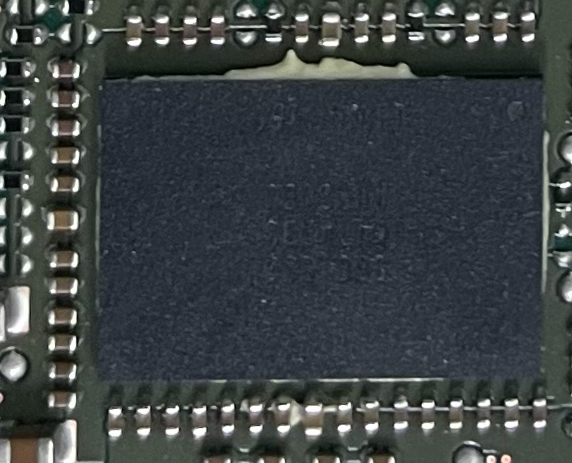
#> input picture detection_results/bottom_chip/good/20260519_075056_good.png, 572 x 463 px; its folder holds only this picture in this run
$ python knn_classifier.py ../detection_results/bottom_chip/good ../detection_results/bottom_chip/good/20260519_075056_good.png
#> lines starting #> are read from the running program, lines starting #| are printed output that depends on the picture; after the words box and inside, x2 and y2 are one past the last pixel; in counts of white or black regions, pixels touching at a corner belong together
"""
KNN 图片分类器 — 基于 HOG/颜色直方图/纹理特征的 K-近邻分类

输入: PNG 图片 (文件路径 / bytes / PIL Image)
输出: dict with "result" and "confidence"

result:
  - "good" → 良品 (label 0)
  - "bad"  → 不良品 (label 1)
"""

import os
import io
import numpy as np
from PIL import Image, ImageFilter


class KNNClassifier:
    """KNN 图片分类器，基于图像特征向量的余弦相似度"""

    def __init__(self, data_dir, k=3):
        """
        Args:
            data_dir: 训练数据目录，支持 good/bad 子目录结构
            k: K-近邻数量
        """
        self.data_dir = data_dir
        self.features = []
        self.labels = []
        self.k = k
        self.load_data()

    def load_data(self):
        """从 data_dir 加载训练样本"""
        if not os.path.exists(self.data_dir):
            return
        # 优先使用 good/bad 子目录结构，兼容旧的扁平结构
        good_dir = os.path.join(self.data_dir, 'good')
        bad_dir = os.path.join(self.data_dir, 'bad')

        if os.path.isdir(good_dir) and os.path.isdir(bad_dir):
            for f in sorted(os.listdir(good_dir)):
                if f.endswith('.png'):
                    self.features.append(self._extract_features(os.path.join(good_dir, f)))
                    self.labels.append(0)
            for f in sorted(os.listdir(bad_dir)):
                if f.endswith('.png'):
                    self.features.append(self._extract_features(os.path.join(bad_dir, f)))
                    self.labels.append(1)
        else:
            for f in sorted(os.listdir(self.data_dir)):
                if not f.endswith('.png'):
                    continue
                path = os.path.join(self.data_dir, f)
                self.features.append(self._extract_features(path))
                self.labels.append(0 if 'good' in f else 1)

        self.features = np.array(self.features) if self.features else np.array([])
        self.labels = np.array(self.labels) if self.labels else np.array([])
        print(f"[knn_classifier] Loaded {len(self.labels)} samples: "
              f"{(self.labels == 0).sum()} good, {(self.labels == 1).sum()} bad")

    def _extract_features(self, img_input):
        """提取图像特征向量 (85维)"""
        if isinstance(img_input, str):
            img = Image.open(img_input).convert('RGB')
        elif not isinstance(img_input, Image.Image):
            img = Image.open(io.BytesIO(img_input)).convert('RGB')
        else:
            img = img_input.convert('RGB')

        img = img.resize((340, 215), Image.LANCZOS)
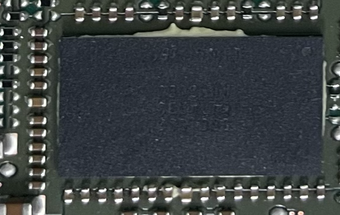
#> img: PIL image 340x215 RGB; mean R, G, B 61.4, 66.9, 67.9
        arr = np.array(img, dtype=float)
        w, h = img.size
#> w = 340; h = 215
        gray = np.mean(arr, axis=2)
        features = []

        # 颜色空间特征
        r, g, b = arr[:, :, 0], arr[:, :, 1], arr[:, :, 2]
        is_pcb = (g > r) & (g > b) & (g > 60)
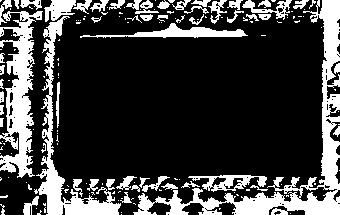
#> is_pcb: shape (215, 340) bool; 24.4% white; 159 white regions (103 under 20 px), largest, box (x1, y1, x2, y2) and area: (133, 0, 340, 215) 5876, (0, 11, 43, 178) 3290, (34, 16, 121, 215) 2847
        is_silver = (r > 160) & (g > 160) & (b > 160)
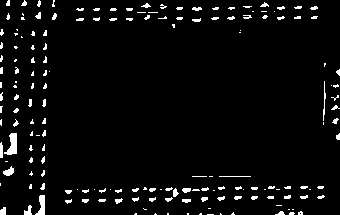
#> is_silver: shape (215, 340) bool; 4.1% white; 173 white regions (116 under 20 px), largest, box (x1, y1, x2, y2) and area: (4, 133, 17, 155) 170, (35, 195, 45, 215) 117, (3, 166, 14, 176) 66
        is_dark = gray < 40
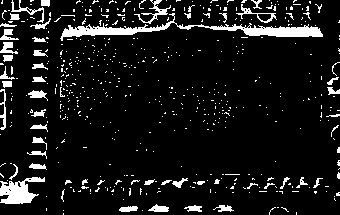
#> is_dark: shape (215, 340) bool; 9.4% white; 546 white regions (495 under 20 px), largest, box (x1, y1, x2, y2) and area: (60, 13, 323, 41) 1722, (0, 177, 45, 204) 679, (134, 0, 171, 24) 198
        features.extend([is_pcb.sum() / arr.size, is_silver.sum() / arr.size, is_dark.sum() / arr.size])

        # 银色区域纹理
        if is_silver.sum() > 10:
            sp = arr[is_silver]
            features.append(np.std(sp) / 255)
        else:
            features.append(0.5)

        # 高频细节 (锐度)
        blur = np.array(img.filter(ImageFilter.GaussianBlur(radius=3)), dtype=float)
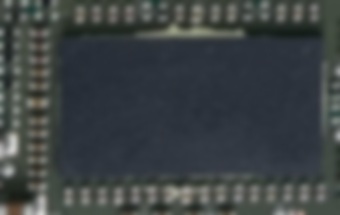
#> blur: shape (215, 340, 3) float64; mean R, G, B 61.4, 66.9, 67.9
        features.append(np.abs(arr - blur).mean() / 255)

        # 行亮度均匀性
        row_means = gray.mean(axis=1)
#> row_means = 215 values, max 125.4 at index 189, min 44.08 at index 26, mean 65.38
        features.append(np.std(row_means) / 255)
        features.append(np.std(np.diff(row_means)) / 255)

        # RGB 直方图 (3×16 = 48 维)
        for c_idx in range(3):
            ch = arr[:, :, c_idx]
            hist, _ = np.histogram(ch, bins=16, range=(0, 256))
            features.extend((hist / hist.sum()).tolist())
#> after the loop, features = 55 values, max 0.454 at index 42, min 0.00491 at index 20, mean 0.0616

        # 4×4 网格灰度均值 (16 维)
        for iy in range(4):
            for ix in range(4):
                y1, y2 = iy * h // 4, (iy + 1) * h // 4
                x1, x2 = ix * w // 4, (ix + 1) * w // 4
                features.append(gray[y1:y2, x1:x2].mean() / 255)
#> after the loop, features = 71 values, max 0.454 at index 42, min 0.00491 at index 20, mean 0.106

        return np.array(features)

    def _cosine_sim(self, a, b):
        return np.dot(a, b) / (np.linalg.norm(a) * np.linalg.norm(b) + 1e-10)

    def predict(self, img_input):
        """
        分类预测

        Args:
            img_input: PNG 图片 (文件路径 / bytes / PIL Image)

        Returns:
            dict: {
                "result": "good" 或 "bad",
                "confidence": 0~1 置信度,
                "details": { ... }
            }
        """
        if len(self.features) < 2:
            return {
                "result": "good",
                "confidence": 0.5,
                "details": {"error": "not enough training data"}
            }
        test_feat = self._extract_features(img_input)
        sims = []
        for j in range(len(self.features)):
            cos = self._cosine_sim(test_feat, self.features[j])
            sims.append((cos, self.labels[j]))
        sims.sort(reverse=True)
        topk = sims[:self.k]
        good_sims = [s for s, l in topk if l == 0]
        bad_sims = [s for s, l in topk if l == 1]
        avg_good = np.mean(good_sims) if good_sims else 0
        avg_bad = np.mean(bad_sims) if bad_sims else 0
        pred = 1 if avg_bad > avg_good else 0
        confidence = abs(avg_bad - avg_good) / max(avg_good, avg_bad, 0.001)
        return {
            "result": "good" if pred == 0 else "bad",
            "confidence": min(confidence, 1.0),
            "details": {
                "avg_good_sim": round(avg_good, 4),
                "avg_bad_sim": round(avg_bad, 4),
                "k": self.k,
                "total_samples": len(self.labels),
                "good_samples": int((self.labels == 0).sum()),
                "bad_samples": int((self.labels == 1).sum()),
                "top_k": [{"sim": round(s, 4), "label": "good" if l == 0 else "bad"} for s, l in topk]
            }
        }

    def reload(self):
        """重新加载训练数据"""
        self.features = []
        self.labels = []
        self.load_data()


if __name__ == '__main__':
    import sys
    import json

    if len(sys.argv) < 3:
        print("Usage: python knn_classifier.py <data_dir> <image_path>")
        sys.exit(1)

    data_dir = sys.argv[1]
    image_path = sys.argv[2]

    clf = KNNClassifier(data_dir)
    result = clf.predict(image_path)
    print(json.dumps(result, indent=2, ensure_ascii=False))

$ run again, on detection_results/bottom_chip/good/20260519_132626_good.png
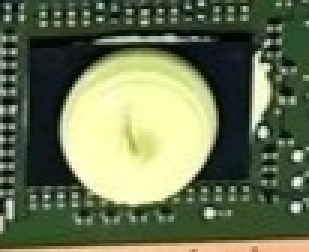
#> input picture detection_results/bottom_chip/good/20260519_132626_good.png, 103 x 84 px (shown 3 times larger)
#> in _extract_features, `is_pcb = (g > r) & (g > b) & (g > 60)`:
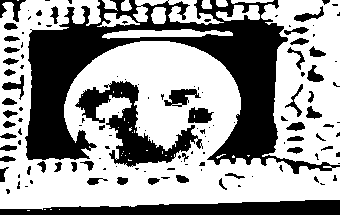
#> is_pcb: shape (215, 340) bool; 60.4% white; 130 black regions (78 under 20 px), largest, box (x1, y1, x2, y2) and area: (25, 0, 340, 174) 17528, (0, 200, 340, 215) 3536, (75, 81, 203, 167) 3370
#> is_silver: shape (215, 340) bool; 22.5% white; 89 white regions (74 under 20 px), largest, box (x1, y1, x2, y2) and area: (68, 58, 237, 175) 14008, (277, 44, 297, 112) 808, (14, 211, 174, 215) 356
#> is_dark: shape (215, 340) bool; 24.7% white; 123 white regions (66 under 20 px), largest, box (x1, y1, x2, y2) and area: (27, 23, 287, 165) 13952, (195, 0, 234, 21) 280, (236, 0, 278, 14) 170
#> in _extract_features, `blur = np.array(img.filter(ImageFilter.GaussianBlur(radius=3)), dtype=..`:
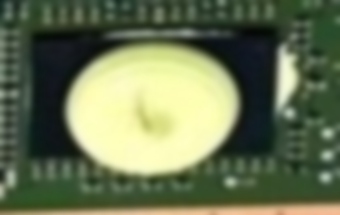
#> blur: shape (215, 340, 3) float64; mean R, G, B 105, 115.7, 83.5
#> row_means = 215 values, max 194.4 at index 214, min 25.08 at index 39, mean 101.3
#> after the loop in _extract_features, `for c_idx in range(3):`: features = 55 values, max 0.223 at index 41, min 5.47e-05 at index 54, mean 0.0672
#> after the loop in _extract_features, `for iy in range(4):`: features = 71 values, max 0.868 at index 64, min 5.47e-05 at index 54, mean 0.141

$ run again, on detection_results/bottom_chip/good/20260519_092116_good.png
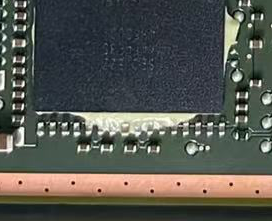
#> input picture detection_results/bottom_chip/good/20260519_092116_good.png, 272 x 221 px
#> in _extract_features, `is_pcb = (g > r) & (g > b) & (g > 60)`:
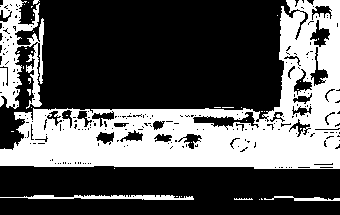
#> is_pcb: shape (215, 340) bool; 34.6% white; 41 white regions (35 under 20 px), largest, box (x1, y1, x2, y2) and area: (0, 0, 340, 169) 21731, (0, 0, 44, 109) 2648, (0, 195, 194, 200) 601, (264, 196, 340, 201) 185, (234, 198, 253, 200) 27, (33, 0, 40, 5) 21
#> is_silver: shape (215, 340) bool; 8.9% white; 132 white regions (96 under 20 px), largest, box (x1, y1, x2, y2) and area: (85, 109, 248, 133) 2024, (0, 169, 340, 181) 1727, (280, 8, 299, 69) 427
#> is_dark: shape (215, 340) bool; 10.4% white; 564 white regions (523 under 20 px), largest, box (x1, y1, x2, y2) and area: (0, 198, 340, 213) 3392, (0, 110, 24, 131) 309, (43, 4, 47, 81) 159
#> in _extract_features, `blur = np.array(img.filter(ImageFilter.GaussianBlur(radius=3)), dtype=..`:
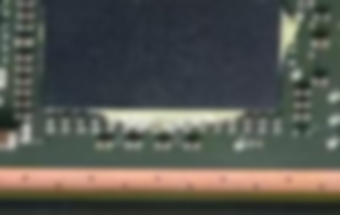
#> blur: shape (215, 340, 3) float64; mean R, G, B 84.7, 86, 79.7
#> row_means = 215 values, max 204.1 at index 171, min 29.69 at index 204, mean 83.49
#> after the loop in _extract_features, `for c_idx in range(3):`: features = 55 values, max 0.273 at index 9, min 0.00435 at index 23, mean 0.0642
#> after the loop in _extract_features, `for iy in range(4):`: features = 71 values, max 0.467 at index 64, min 0.00435 at index 23, mean 0.123
